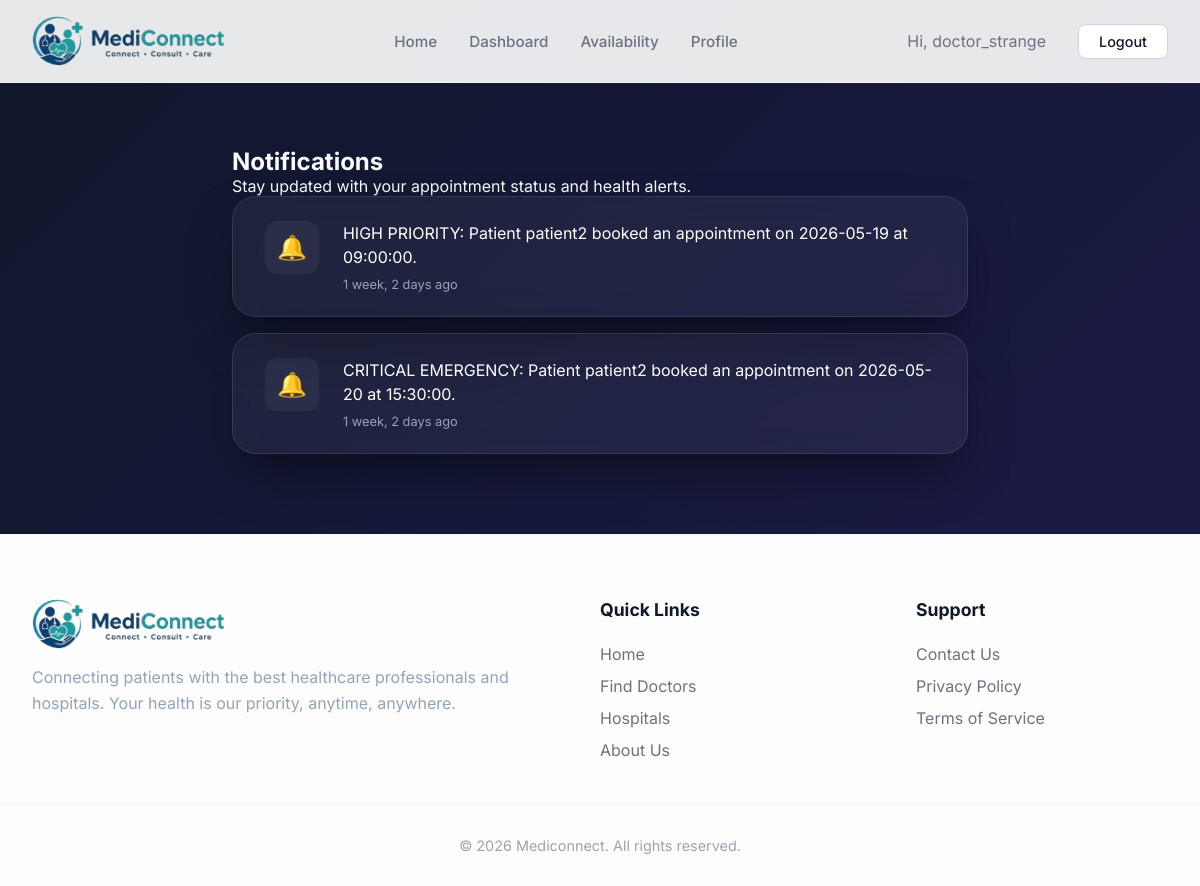
/core/notifications/ (signed in), run on an earlier commit of the app's database.
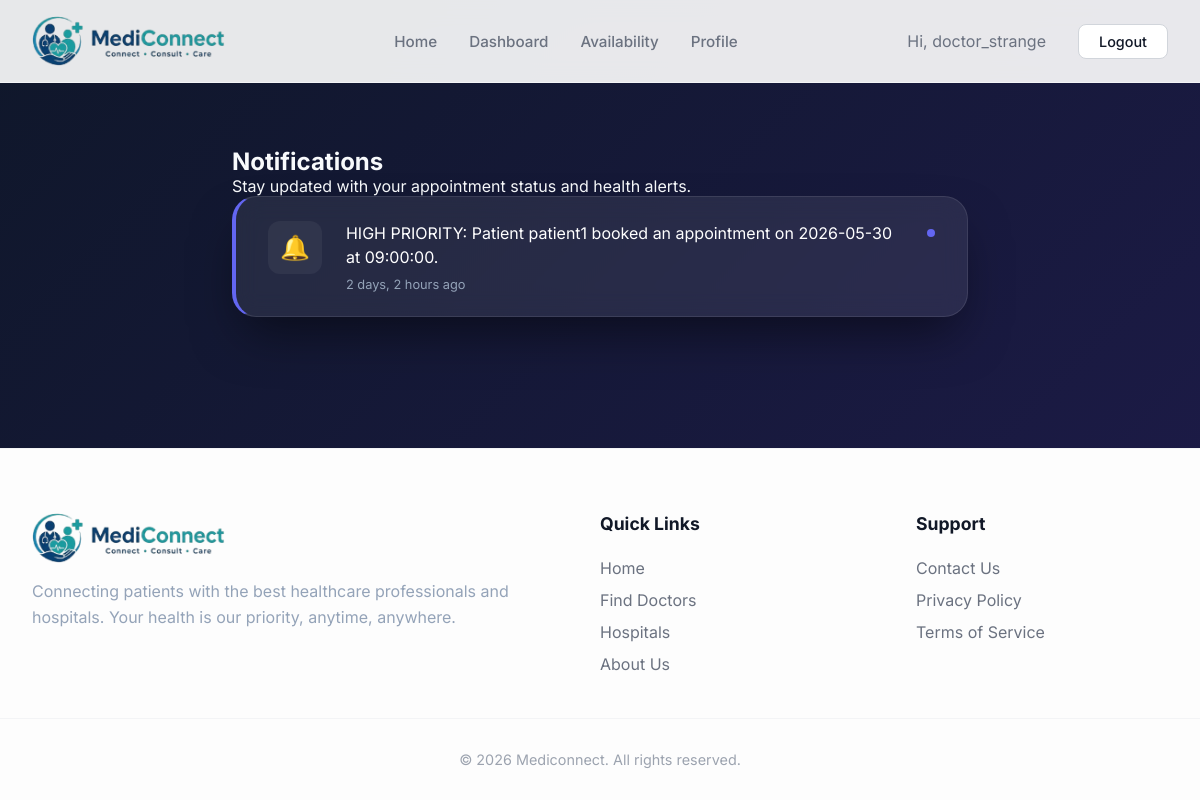
And on a later commit of the database.
### core/models.py (models this page shows, shortened)
class Notification(models.Model):
    user = models.ForeignKey(
        settings.AUTH_USER_MODEL,
        on_delete=models.CASCADE
    )
    message = models.TextField()
    is_read = models.BooleanField(default=False)
    created_at = models.DateTimeField(auto_now_add=True)

### core/views.py (the view)
# urls.py: path('notifications/', views.notifications, name='notifications'),
@login_required
def notifications(request):
    notifications = Notification.objects.filter(user=request.user).order_by('-created_at')
    return render(request, 'core/notifications.html', {'notifications': notifications})

### templates/core/notifications.html (shortened to what this page needs)
{% extends 'base.html' %}
{% block content %}
<div class="notifications-container">
    <div class="section-header">
        <div class="section-title">
            <h2>Notifications</h2>
            <p>Stay updated with your appointment status and health alerts.</p>
        </div>
    </div>
    {% for notif in notifications %}
    <div class="glass-card notif-item {% if not notif.is_read %}unread{% endif %}">
        <div class="notif-icon">🔔</div>
        <div style="flex: 1;">
            <p style="color: white; line-height: 1.5;">{{ notif.message }}</p>
            <div class="notif-time">{{ notif.created_at|timesince }} ago</div>
        </div>
        {% if not notif.is_read %}
        <div style="width: 8px; height: 8px; background: var(--primary); border-radius: 50%; margin-top: 0.5rem;"></div>
        {% endif %}
    </div>
    {% empty %}
    <div class="glass-card" style="text-align: center; padding: 4rem;">
        <p style="color: var(--text-muted);">You have no notifications.</p>
    </div>
    {% endfor %}
</div>
{% endblock %}

What changed in the data, as far as the page shows it:
removed Notification: message "HIGH PRIORITY: Patient patient2 booked an appointment on 2026-05-19 at 09:00:00.", created_at "1 week, 2 days"
removed Notification: message "CRITICAL EMERGENCY: Patient patient2 booked an appointment on 2026-05-20 at 15:30:00.", created_at "1 week, 2 days"
added Notification: message "HIGH PRIORITY: Patient patient1 booked an appointment on 2026-05-30 at 09:00:00.", created_at "2 days, 2 hours", is_read False (drawn)
